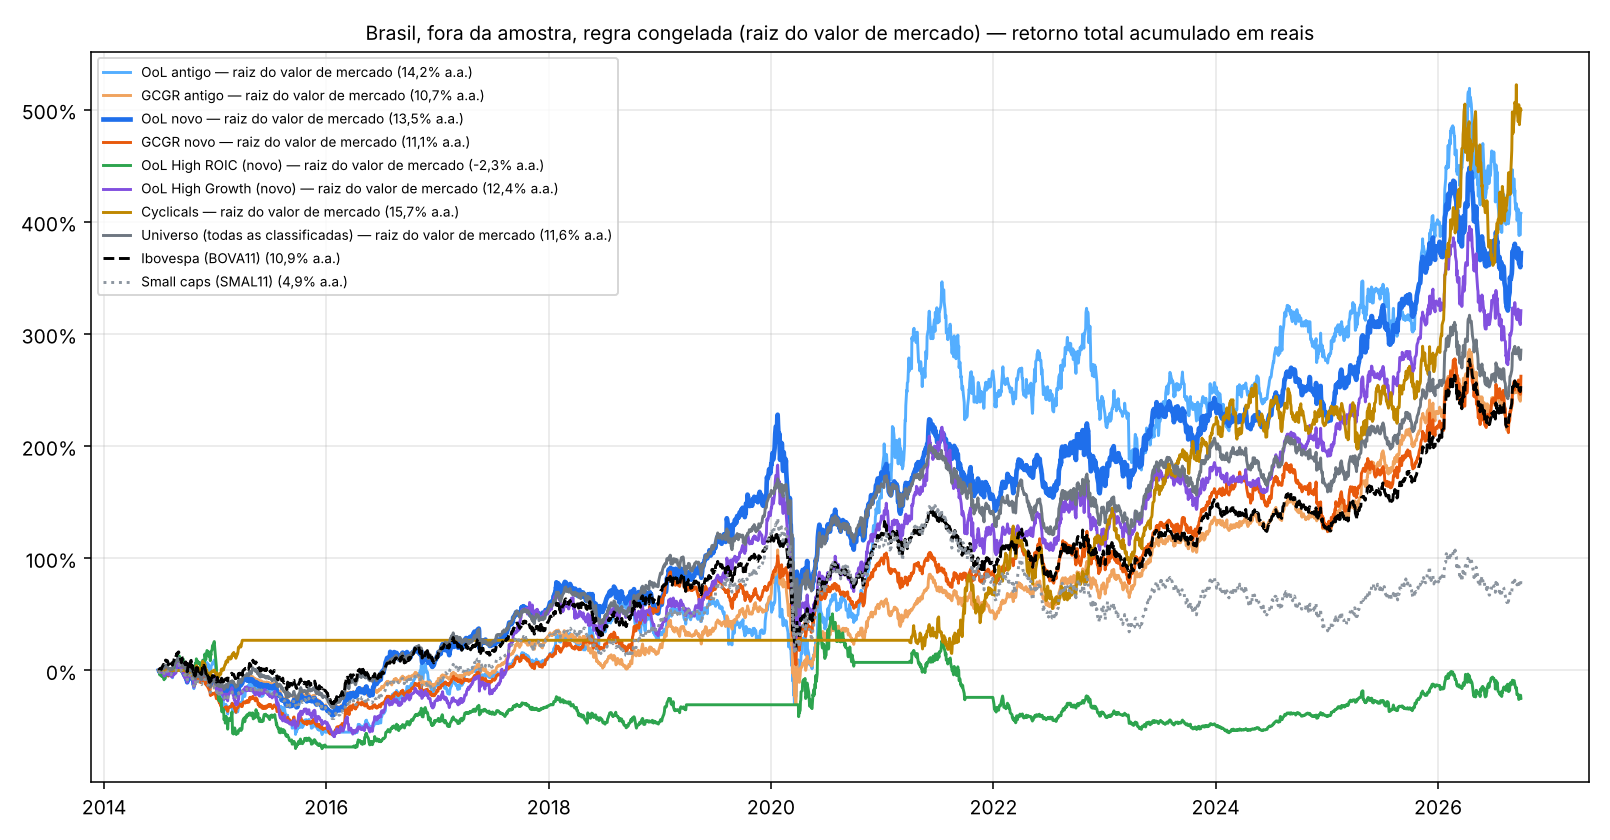

Here is the Python script that generated this plot:
"""Teste fora da amostra no Brasil com a regra CONGELADA em 2026-11-10 (ver PROTOCOLO.md), sem nenhum ajuste depois de ver o resultado.
Regra: OoL = ROIC >= 12% (medio 10-12%), sem zROIC, demais cortes como nos EUA; P/E justo com ROIC limitado a 100%;
sem vestuario/calcados/texteis e sem os subsetores ciclicos da regua (mapeados abaixo para os setores da CVM ANTES de rodar);
ponderacao principal: raiz do valor de mercado; peso igual como controle. Parametros brasileiros ja existentes (WACC 12%, g 9%->4%).
Saidas: brasil/oos_congelado.md, brasil/oos_congelado.png. Uso: python3 brasil/oos_congelado.py"""
import sys, pathlib
import numpy as np, pandas as pd
ROOT = pathlib.Path(__file__).parent
sys.path.insert(0, str(ROOT.parent)); sys.path.insert(0, str(ROOT.parent / 'backtest'))
import engine  # noqa: E402
from backtest import stats  # noqa: E402
from pesos import run_weighted  # noqa: E402

D = ROOT / 'data'
WACC = 0.12
OOL, GCGR = 'Opportunity of Lifetime', 'Good Companies, Great Returns'
# mapeamento feito antes de rodar: subsetores ciclicos da regua dos EUA -> empresas/setores da CVM
CYC_SECTORS = {'Petróleo e Gás', 'Emp. Adm. Part. - Petróleo e Gás', 'Extração Mineral', 'Emp. Adm. Part. - Extração Mineral'}
CYC_TICKERS = {'GGBR4', 'USIM5', 'GOAU4', 'CBAV3', 'FESA4', 'PMAM3', 'BRAP4', 'UGPA3', 'OPCT3', 'AZTE3',  # aco/metais, refino/distribuicao, servicos de petroleo
               'AZUL3', 'FHER3', 'BMKS3', 'RVEE3', 'PFRM3'}  # aerea, fertilizantes, produtos de lazer, distribuidora de saude
APPAREL = {'AZZA3', 'ALPA4', 'VULC3', 'GRND3', 'TFCO4', 'CAMB3', 'CEDO4', 'DOHL4', 'CTKA4'}  # marcas, calcados e texteis


def main():
    u = pd.read_csv(D / 'universe.csv'); u['tk'] = u.ticker
    sec = u.set_index('yf').Setor_Atividade; tkr = u.set_index('yf').ticker; cvm = u.set_index('yf').Codigo_CVM; nm = u.set_index('yf').Nome_Empresarial
    c = pd.read_csv(D / 'classes_pit.csv', parse_dates=['date'])
    read = lambda n: pd.read_csv(D / f'prices_{n}.csv.gz', index_col=0, parse_dates=True)
    adj = read('adj_close')
    cov = c.groupby('date')['cat_zg2.93'].apply(lambda s: s.notna().sum()); start = cov[cov >= 60].index.min()
    dates = sorted(d for d in c.date.unique() if d >= start)
    c = c[c.date.isin(dates)].copy()
    # regra congelada
    r = c.roic.clip(upper=1.0)
    c['fair_pe'] = np.where(r > 0, (1 - c.g / r) / (WACC - c.g), np.nan)
    base = c.fair_pe * c.eps * (1 + c.growth) ** 2 / c.price
    c['ret_fair'] = np.where(base > 0, np.sqrt(base.clip(lower=0)) - 1, np.nan) + c.dy
    c['ret_const'] = c.growth + c.dy
    both = c.ret_fair.notna() & c.ret_const.notna(); c['ret'] = np.where(both, (c.ret_fair + c.ret_const) / 2, c.growth)
    saved = dict(engine.TH); engine.TH.update({'zGrowth': 2.93, 'Roic_Hi': 0.12, 'Roic_Lo': 0.10, 'zRoic': 0.7})
    try:
        n = engine.classify(c.assign(zroic=0.0))
    finally:
        engine.TH.clear(); engine.TH.update(saved)
    c['cat_new'] = np.where(n.code.isna(), None, n.category)
    c['cyc'] = c.ticker.map(sec).isin(CYC_SECTORS) | c.ticker.map(tkr).isin(CYC_TICKERS)
    c['app'] = c.ticker.map(tkr).isin(APPAREL)
    ok = ~c.cyc & ~c.app
    # valor de mercado: preco x (lucro liquido / LPA) do ultimo exercicio entregue
    fund = pd.read_csv(D / 'fund.csv.gz', parse_dates=['DT_REFER', 'DT_RECEB'])
    fund['fy'] = fund.DT_REFER.dt.year
    shares = []
    for rr in c.itertuples():
        f = fund[(fund.CD_CVM == cvm.get(rr.ticker)) & (fund.DT_RECEB <= rr.date) & (fund.fy == rr.last_fy)]
        ni = f.sort_values(['DT_RECEB']).ni.iloc[-1] if len(f) else np.nan
        shares.append(ni / rr.eps if pd.notna(ni) and rr.eps and abs(rr.eps) > 1e-6 and np.sign(ni) == np.sign(rr.eps) else np.nan)
    c['sh'] = shares
    c['sh'] = c.groupby('ticker').sh.transform(lambda s: s.ffill().bfill())
    c['mcap'] = (c.price * c.sh).where(lambda s: s > 0)
    c['mcap'] = c.mcap.fillna(c.groupby('date').mcap.transform('median'))
    H = {'OoL antigo': c['cat_zg2.93'] == OOL, 'GCGR antigo': c['cat_zg2.93'] == GCGR,
         'OoL novo': (c.cat_new == OOL) & ok, 'GCGR novo': (c.cat_new == GCGR) & ok,
         'OoL High ROIC (novo)': (c.cat_new == OOL) & ok & (c.roic > .3), 'OoL High Growth (novo)': (c.cat_new == OOL) & ok & (c.growth > .3),
         'Cyclicals': c.cat_new.isin([OOL, GCGR]) & c.cyc & ~c.app, 'Universo (todas as classificadas)': c.cat_new.notna()}
    navs, nn = {}, {}
    for k, m in H.items():
        x = c[m]
        for wn, col in (('peso igual', None), ('raiz do valor de mercado', 'mcap')):
            w = {d: pd.Series(1.0 if col is None else np.sqrt(g[col].values), index=g.ticker) for d, g in x.groupby('date')}
            navs[(k, wn)] = run_weighted(w, adj, dates); nn[(k, wn)] = x.groupby('date').size().mean()
    for b, lab in (('BOVA11.SA', 'Ibovespa (BOVA11)'), ('SMAL11.SA', 'Small caps (SMAL11)')):
        s = adj[b].loc[dates[0]:dates[-1]].dropna(); navs[(lab, '')] = s / s.iloc[0]
    B = navs[('Ibovespa (BOVA11)', '')]; MB = B.resample('ME').last()
    pc = lambda v: f'{v:.1%}'.replace('.', ',')
    def win(nav, y):
        M = nav.resample('ME').last(); a = (M / M.shift(12 * y)); b = (MB / MB.shift(12 * y)).reindex(a.index)
        mk = a.notna() & b.notna(); return (a[mk] > b[mk]).mean() if mk.any() else np.nan
    out = ['# Brasil, fora da amostra, com a regra congelada (2026-11-10)\n',
           '> ⚠️ **ROIC:** no Brasil o ROIC é o clássico (lucro operacional após IR ÷ patrimônio + dívida − caixa; capital operacional se ≤ 0), '
           'não a definição B dos EUA, que não foi reconstruída com os dados da CVM; financeiras usam ROE.\n',
           f'Período {pd.Timestamp(dates[0]):%m/%Y} a {pd.Timestamp(dates[-1]):%m/%Y}, em reais, rebalanceamento trimestral, liquidez mínima de R$ 2 milhões/dia, '
           'sem custos nem impostos. Regra aplicada sem nenhum ajuste depois de ver o resultado; o mapeamento dos setores cíclicos e do vestuário para os '
           'setores da CVM foi fixado antes de rodar (ver o código). Parâmetros brasileiros de antes (WACC 12%, g de 9% a 4%).\n',
           '| Carteira | Ponderação | Retorno anual | vs Ibovespa | Pior queda | Ações (média) | Janelas 3a > Ibov | Janelas 5a > Ibov |', '|---|---|---|---|---|---|---|---|']
    SB = stats(B)['CAGR']
    for (k, wn), nav in navs.items():
        s = stats(nav)
        out.append(f"| {k} | {wn or '—'} | **{pc(s['CAGR'])}** | {f"{(s['CAGR'] - SB) * 100:+.1f}".replace('.', ',')} p.p. | {pc(s['MaxDD'])} | {nn.get((k, wn), float('nan')):.0f} | {win(nav, 3):.0%} | {win(nav, 5):.0%} |".replace('nan', '—'))
    # quem esta na OoL nova hoje
    last = c[c.date == c.date.max()]
    cur = last[H['OoL novo'].reindex(last.index)]
    out += ['', f'## OoL novo hoje ({pd.Timestamp(c.date.max()):%m/%Y}): {len(cur)} ações\n',
            ', '.join(f"{tkr.get(t, t)} ({str(nm.get(t, t)).title()[:30]})" for t in cur.sort_values('mcap', ascending=False).ticker)]
    (ROOT / 'oos_congelado.md').write_text('\n'.join(out)); print('\n'.join(out))
    import matplotlib; matplotlib.use('Agg'); import matplotlib.pyplot as plt, matplotlib.ticker as mt
    fig, ax = plt.subplots(figsize=(11.5, 6), dpi=140)
    cols = {'OoL novo': '#1f6feb', 'GCGR novo': '#e8590c', 'OoL High ROIC (novo)': '#2da44e', 'OoL High Growth (novo)': '#8250df', 'Cyclicals': '#bf8700',
            'OoL antigo': '#54aeff', 'GCGR antigo': '#f0a35e', 'Universo (todas as classificadas)': '#6e7781'}
    for (k, wn), nav in navs.items():
        if wn == 'peso igual': continue
        col = cols.get(k, '#000'); ls = '--' if k.startswith('Ibov') else (':' if k.startswith('Small') else '-')
        ax.plot(nav.index, (nav - 1) * 100, color=col if wn else ('#000' if k.startswith('Ibov') else '#8c959f'), ls=ls, lw=2.4 if k == 'OoL novo' else 1.5,
                label=f"{k}{' — ' + wn if wn else ''} (" + pc(stats(nav)['CAGR']) + ' a.a.)')
    ax.yaxis.set_major_formatter(mt.FuncFormatter(lambda v, _: f'{v:,.0f}%'.replace(',', '.'))); ax.grid(alpha=.3); ax.legend(fontsize=7, loc='upper left')
    ax.set_title('Brasil, fora da amostra, regra congelada (raiz do valor de mercado) — retorno total acumulado em reais', fontsize=10)
    fig.tight_layout(); fig.savefig(ROOT / 'oos_congelado.png'); plt.close(fig)


if __name__ == '__main__':
    main()
